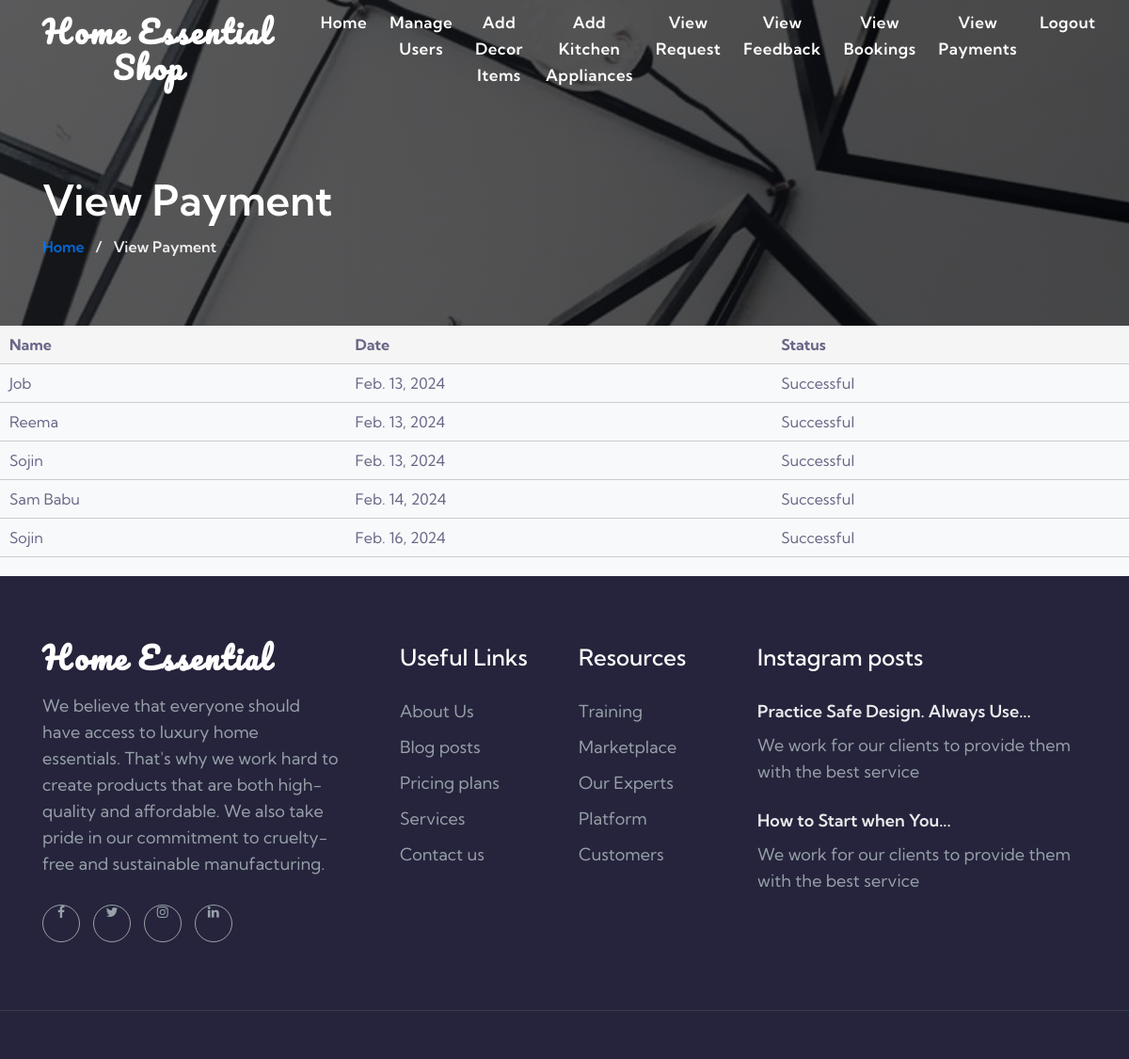
Page /view_payment on the committed database.
### home/models.py (models this page shows)
class Payment(models.Model):
    name=models.CharField(max_length=100,null=True)
    current_date=models.DateField(null=True)
    status=models.CharField(null=True,max_length=40,default="Successful")
    userid=models.ForeignKey(Registration_user,on_delete=models.CASCADE,null=True)

class Registration_user(models.Model):
    name=models.CharField(max_length=20)
    email=models.CharField(max_length=30)
    contact=models.IntegerField()
    address=models.CharField(max_length=30)
    password=models.CharField(max_length=30,null=True)
    profile=models.ImageField(null=True)
    userid=models.ForeignKey(Logintable,on_delete=models.CASCADE,null=True)

### home/views.py (the view)
# urls.py: path('view_payment',views.view_payment),
def view_payment(request):
    data=Payment.objects.all()
    return render(request,"admin/view_payment.html",{"data":data})

### template/admin/view_payment.html (shortened to what this page needs)
<section class="w3l-about-breadcrumb">
    <div class="breadcrumb-bg breadcrumb-bg-about py-sm-5 pt-5 pb-4">
        <div class="container pt-lg-5 pt-md-3 py-lg-4 pb-md-3">
            <h2 class="title"> View Payment  </h2>
            <ul class="breadcrumbs-custom-path mt-2">
                <li><a href="/adminhome"> Home</a></li>
                <li class="mx-2">/ </li>
                <li class="active"> View Payment </li>
            </ul>
        </div>
    </div>
</section>
{% extends "admin/adminbase.html" %}
{% block content %}
<table>
    <tr>
        <th>Name</th>
        <th>Date</th>
        <th>Status</th>
    </tr>
    {% for d in data %}
    <tr>
        <td>{{d.userid.name}}</td>
        <td>{{d.current_date}}</td>
        <td>{{d.status}}</td>
    </tr>
    {% endfor %}
</table>
{% endblock %}

### template/admin/view_payment.html (style rules this page uses)
table { width: 100%; border-collapse: collapse; margin-bottom: 20px; }
table th, table td { padding: 10px; text-align: left; border-bottom: 1px solid #ccc; }
table th { background: #f5f5f5; }
a { color: #007bff; text-decoration: none; }

### rows in the picture
Payment: userid.name "Job", current_date "Feb. 13, 2024", status "Successful"
Payment: userid.name "Reema", current_date "Feb. 13, 2024", status "Successful"
Payment: userid.name "Sojin", current_date "Feb. 13, 2024", status "Successful"
Payment: userid.name "Sam Babu", current_date "Feb. 14, 2024", status "Successful"
Payment: userid.name "Sojin", current_date "Feb. 16, 2024", status "Successful"
